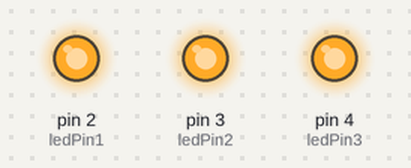
Simulated run of this sketch. Board: Arduino Uno, built with avr-gcc and run on an emulated ATmega328P. Shown: output pins drawn as LEDs (lit = HIGH).

Above: at 0.1 s.
Timing chart, 0 to 1.6 s (numbered marks = the images above):
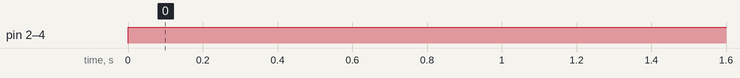

Measured:
- by itself, pin 2 (ledPin1), pin 3 (ledPin2), pin 4 (ledPin3): LOW → HIGH at 0.00 s

The sketch:

onLed3.ino
```cpp
int ledPin1 = 2;
int ledPin2 = 3;
int ledPin3 = 4;

void setup() {
  pinMode (ledPin1, OUTPUT);
  pinMode (ledPin2, OUTPUT);
  pinMode (ledPin3, OUTPUT);

}

void loop() {
  digitalWrite (ledPin1, HIGH);
  digitalWrite (ledPin2, HIGH);
  digitalWrite (ledPin3, HIGH);

}
```
